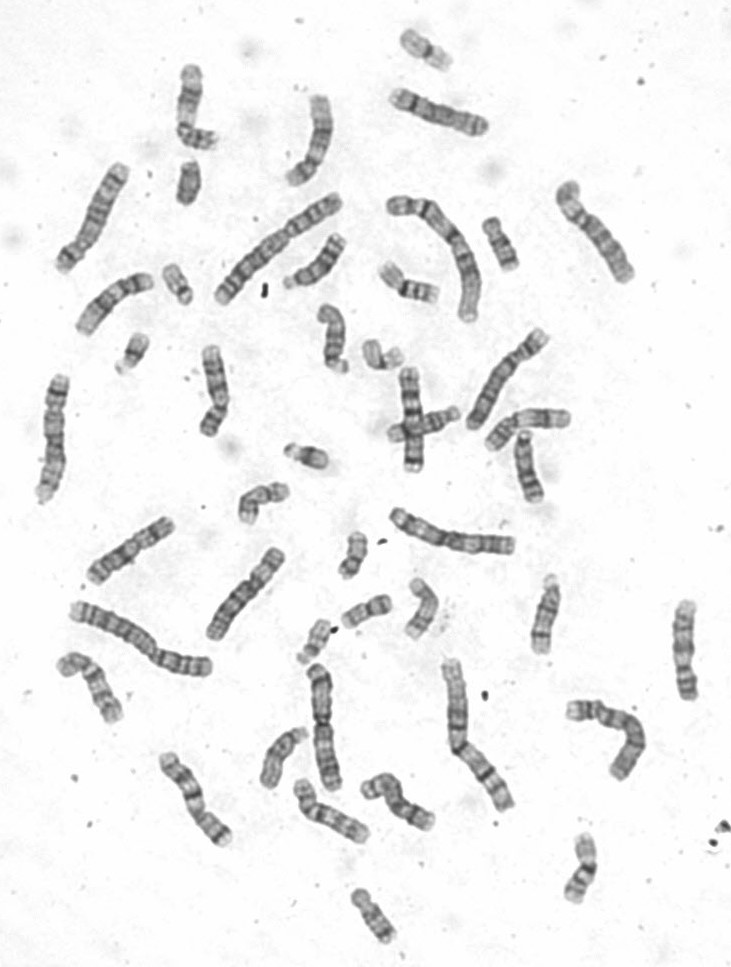
#> input picture data/24_chromosomes_object/24_chromosomes_object/JEPG/1050231_1.jpg, 731 x 967 px
$ python -i preprocessing.py   (imports and definitions only)
#> lines starting #> are read from the running program, lines starting #| are printed output that depends on the picture; after the words box and inside, x2 and y2 are one past the last pixel; in counts of white or black regions, pixels touching at a corner belong together
#> in extract_object_rgba, img is the input picture: PIL image 731x967 RGB; min 42, max 255, mean 239.7
### medical_pipeline/morphology/mask_ops.py
# ============================================================
# FILE: morphology/mask_ops.py
# CHỨC NĂNG: Các thao tác xử lý mask hình thái học cho NST
# TÁCH TỪ: core/image_utils.py (phần phân tích cấu trúc mask)
# ============================================================

from typing import Tuple
import cv2
import numpy as np


def keep_largest_components(mask: np.ndarray, keep: int = 1) -> np.ndarray:
    """Giữ component lớn nhất để giảm noise; keep=0 thì bỏ qua."""
    if keep <= 0:
        return mask.astype(bool)
    mask_u8 = mask.astype(np.uint8)
    num_labels, labels, stats, _ = cv2.connectedComponentsWithStats(mask_u8, connectivity=8)
    if num_labels <= 1:
        return mask.astype(bool)
    areas = stats[1:, cv2.CC_STAT_AREA]
    order = np.argsort(areas)[::-1][:keep] + 1
    return np.isin(labels, order)


# [8 lines left out: function clean_mask, not called in this run]


def get_border_background(gray: np.ndarray, bg_margin: int = 15) -> Tuple[np.ndarray, int, float]:
    """Phát hiện nền bằng cách tìm vùng sáng tiếp xúc với biên ảnh."""
#> called with bg_margin = 15
    h, w = gray.shape
    border_pixels = np.concatenate([
        gray[0, :], gray[h-1, :],
        gray[:, 0], gray[:, w-1]
    ])
#> border_pixels = 3396 values, max 255 at index 175, min 144 at index 3257, mean 251.9
    bg_ref = float(np.median(border_pixels))
#> bg_ref = 253
    threshold = max(210, int(bg_ref - bg_margin))
#> threshold = 238

    candidate_bg = gray >= threshold
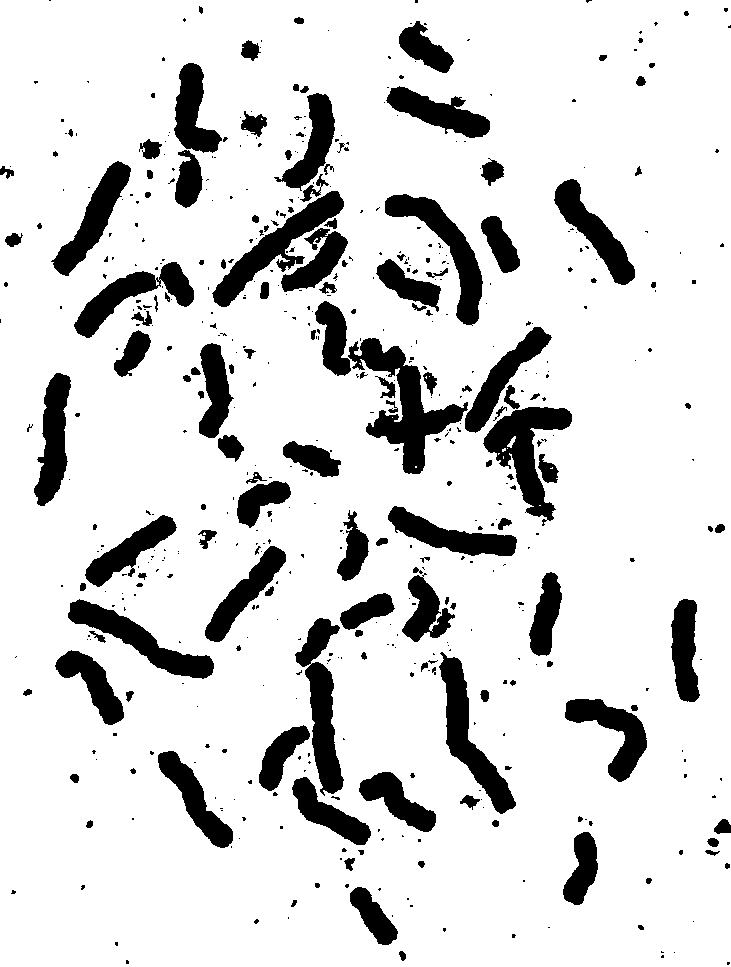
#> candidate_bg: shape (967, 731) bool; 85.4% white; 552 black regions (399 under 20 px), largest, box (x1, y1, x2, y2) and area: (348, 338, 468, 474) 5155, (483, 407, 572, 526) 4070, (295, 618, 344, 796) 3831
    num_labels, labels, stats, _ = cv2.connectedComponentsWithStats(
        candidate_bg.astype(np.uint8), connectivity=8
    )
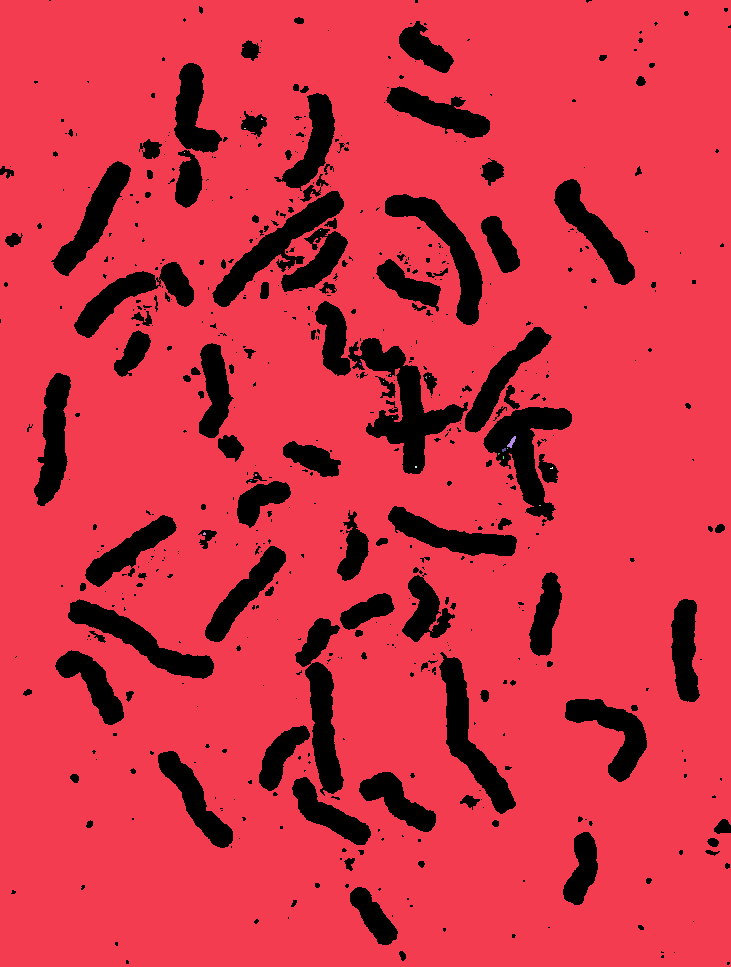
#> labels: shape (967, 731) int32; 24 distinct labels, from 0 to 23; one colour per label, 0 black
#> num_labels = 24; stats = 24 rows, first 6: [0, 0, 731, 965, 103160], [0, 0, 731, 967, 603609], [261, 118, 2, 2, 3], [244, 128, 2, 1, 2], [184, 152, 1, 1, 1], [320, 230, 1, 1, 1]
    border_labels = set(np.unique(np.concatenate([
        labels[0, :], labels[h-1, :],
        labels[:, 0], labels[:, w-1]
    ])))
#> border_labels = 2 items
    border_labels.discard(0)

    background = np.isin(labels, list(border_labels)) & candidate_bg
#> background: shape (967, 731) bool; 85.4% white; 552 black regions (399 under 20 px), largest, box (x1, y1, x2, y2) and area: (348, 338, 468, 474) 5164, (483, 407, 572, 526) 4138, (295, 618, 344, 796) 3831
    return background, threshold, bg_ref

### code_refactored/medical_pipeline/data_modules/preprocessing.py
# ============================================================
# FILE: data/preprocessing.py
# CHỨC NĂNG: Logic xử lý ảnh NST thô -> tạo dữ liệu tổng hợp
# TÁCH TỪ: pipeline/step01_data_prep.py (phần hàm nghiệp vụ)
# ============================================================

import random
from pathlib import Path
import cv2
import numpy as np
from PIL import Image

from config.settings import (
    BG_MARGIN, CROP_PADDING, KERNEL_SIZE, MASK_SHRINK_ITER,
    CANVAS_SIZE, TARGET_LONG_SIDE_MIN, TARGET_LONG_SIDE_MAX,
    MIN_OVERLAP_PIXELS, MAX_OVERLAP_RATIO,
)
from medical_pipeline.morphology.mask_ops import get_border_background, keep_largest_components


def extract_object_rgba(img_path: Path) -> tuple:
    """Tách NST đơn ra khỏi nền trắng, trả về (ảnh RGBA, mask) hoặc (None, None) nếu thất bại."""
    img = Image.open(img_path).convert("RGB")
    gray = np.array(img.convert("L"))

    background, threshold, bg_ref = get_border_background(gray, BG_MARGIN)
#> threshold = 238; bg_ref = 253
    object_mask = ~background

    kernel = np.ones((KERNEL_SIZE, KERNEL_SIZE), np.uint8)
    object_mask = cv2.morphologyEx(object_mask.astype(np.uint8)*255, cv2.MORPH_OPEN, kernel)
#> object_mask: shape (967, 731); 13.6% white; 103 white regions, largest, box (x1, y1, x2, y2) and area: (361, 339, 463, 474) 4843, (484, 407, 572, 520) 4063, (296, 619, 343, 793) 3787
    object_mask = cv2.morphologyEx(object_mask, cv2.MORPH_CLOSE, kernel) > 0
#> object_mask: shape (967, 731) bool; 13.8% white; 73 white regions, largest, box (x1, y1, x2, y2) and area: (316, 302, 551, 474) 9611, (213, 94, 347, 307) 7969, (259, 594, 394, 793) 6475
    object_mask = keep_largest_components(object_mask, keep=1)
#> in keep_largest_components, `num_labels, labels, stats, _ = cv2.connectedComponentsWithStats(mask_u..`:
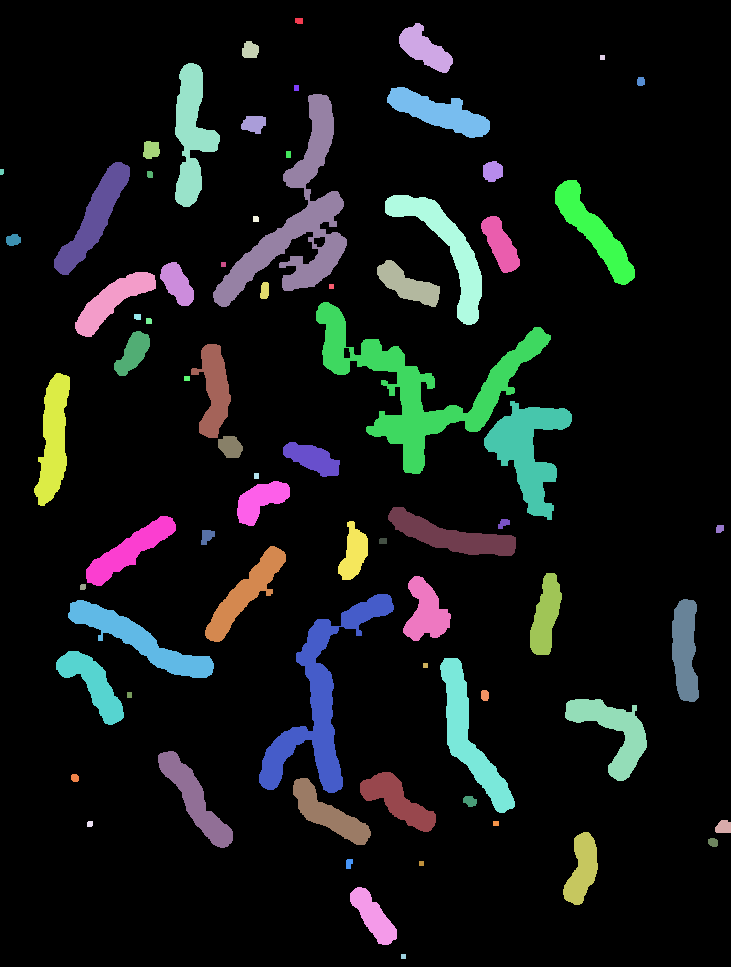
#> labels: shape (967, 731) int32; 74 distinct labels, from 0 to 73; one colour per label, 0 black
#> in keep_largest_components, `num_labels, labels, stats, _ = cv2.connectedComponentsWithStats(mask_u..`: num_labels = 74; stats = 74 rows, first 6: [0, 0, 731, 967, 609353], [295, 18, 8, 6, 46], [399, 23, 54, 50, 1364], [242, 41, 17, 17, 236], [600, 55, 5, 5, 25], [175, 63, 45, 144, 3374]
#> in keep_largest_components, `areas = stats[1:, cv2.CC_STAT_AREA]`: areas = 73 values, max 9611 at index 27, min 23 at index 14, mean 1335.9
#> in keep_largest_components, `order = np.argsort(areas)[::-1][:keep] + 1`: order = [28]

    if MASK_SHRINK_ITER > 0:
        object_mask = cv2.erode(object_mask.astype(np.uint8)*255, kernel, iterations=MASK_SHRINK_ITER) > 0
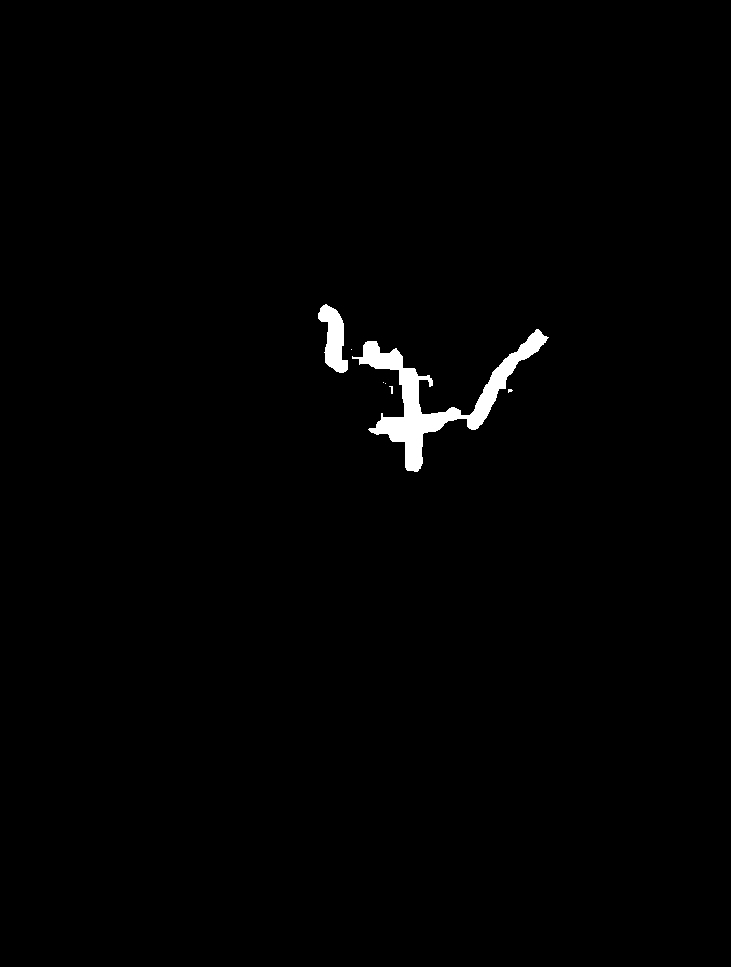
#> object_mask: shape (967, 731) bool; 0.99% white; 7 white regions (5 under 20 px), largest, box (x1, y1, x2, y2) and area: (352, 329, 549, 472) 5755, (318, 304, 348, 373) 1174

    ys, xs = np.where(object_mask)
#> ys = 6964 values from 304 to 471; xs = 6964 values, max 548 at index 670, min 318 at index 110, mean 418.6
    if len(ys) == 0:
        return None, None
    x1, x2 = max(0, xs.min()-CROP_PADDING), min(img.width, xs.max()+CROP_PADDING)
#> x1 = 313; x2 = 553
    y1, y2 = max(0, ys.min()-CROP_PADDING), min(img.height, ys.max()+CROP_PADDING)
#> y1 = 299; y2 = 476

    cropped_mask = object_mask[y1:y2, x1:x2]
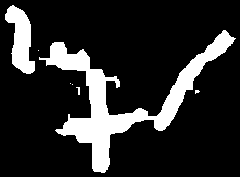
#> cropped_mask: shape (177, 240) bool; 16.4% white; 7 white regions (5 under 20 px), largest, box (x1, y1, x2, y2) and area: (39, 30, 236, 173) 5755, (5, 5, 35, 74) 1174
    cropped_img = np.array(img)[y1:y2, x1:x2]
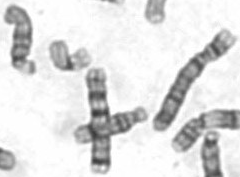
#> cropped_img: shape (177, 240, 3); min 58, max 255, mean 223

    rgba = np.zeros((cropped_img.shape[0], cropped_img.shape[1], 4), dtype=np.uint8)
    rgba[..., :3] = cropped_img
    rgba[..., 3] = cropped_mask.astype(np.uint8) * 255
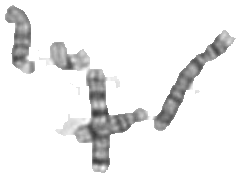
#> rgba: shape (177, 240, 4); mean R, G, B, A 223, 223, 223, 41.8; transparent parts drawn white

    return Image.fromarray(rgba, mode="RGBA"), Image.fromarray(cropped_mask.astype(np.uint8)*255, mode="L")


# [61 lines left out: functions _rotate_pair, make_overlap_canvas, not called in this run]

>>> result = extract_object_rgba('../../../data/24_chromosomes_object/24_chromosomes_object/JEPG/1050231_1.jpg')

$ run again, on data/24_chromosomes_object/24_chromosomes_object/JEPG/1050325.jpg
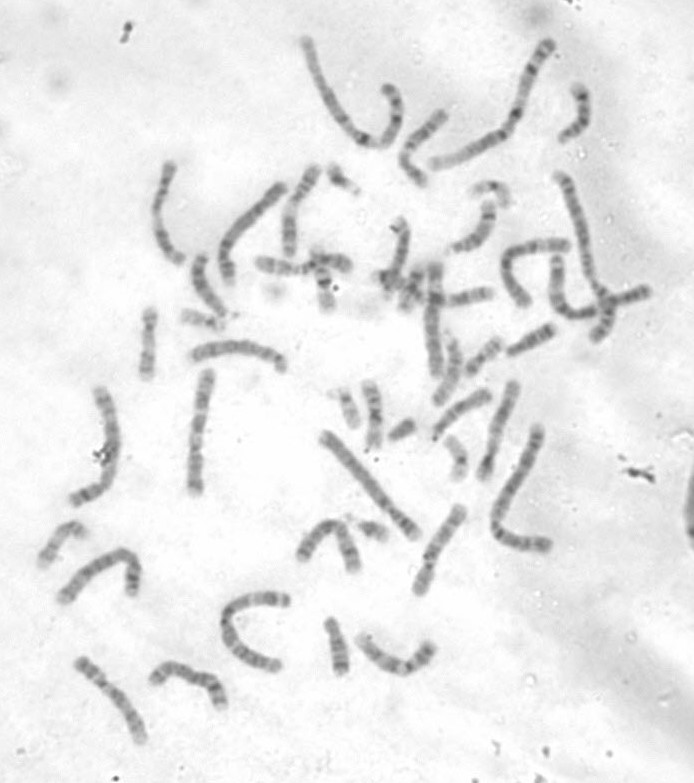
#> input picture data/24_chromosomes_object/24_chromosomes_object/JEPG/1050325.jpg, 694 x 783 px
#> in extract_object_rgba, img is the input picture: PIL image 694x783 RGB; min 77, max 255, mean 233
#> border_pixels = 2954 values, max 255 at index 806, min 104 at index 2703, mean 237.8
#> in get_border_background, `bg_ref = float(np.median(border_pixels))`: bg_ref = 242
#> in get_border_background, `threshold = max(210, int(bg_ref - bg_margin))`: threshold = 227
#> candidate_bg: shape (783, 694) bool; 79.6% white; 344 black regions (249 under 20 px), largest, box (x1, y1, x2, y2) and area: (292, 0, 685, 346) 32875, (149, 158, 361, 374) 13954, (369, 178, 560, 408) 11596
#> in get_border_background, `num_labels, labels, stats, _ = cv2.connectedComponentsWithStats( candi..`: num_labels = 142; stats = 142 rows, first 6: [0, 0, 694, 783, 110919], [0, 0, 694, 783, 430711], [564, 22, 7, 5, 28], [560, 29, 2, 1, 2], [572, 31, 2, 1, 2], [530, 33, 5, 1, 5]
#> border_labels = 3 items
#> background: shape (783, 694) bool; 79.3% white; 341 black regions (246 under 20 px), largest, box (x1, y1, x2, y2) and area: (292, 0, 685, 346) 33782, (149, 158, 361, 374) 14003, (369, 178, 560, 408) 11627
#> in extract_object_rgba, `background, threshold, bg_ref = get_border_background(gray, BG_MARGIN)`: threshold = 227; bg_ref = 242
#> in keep_largest_components, `num_labels, labels, stats, _ = cv2.connectedComponentsWithStats(mask_u..`:
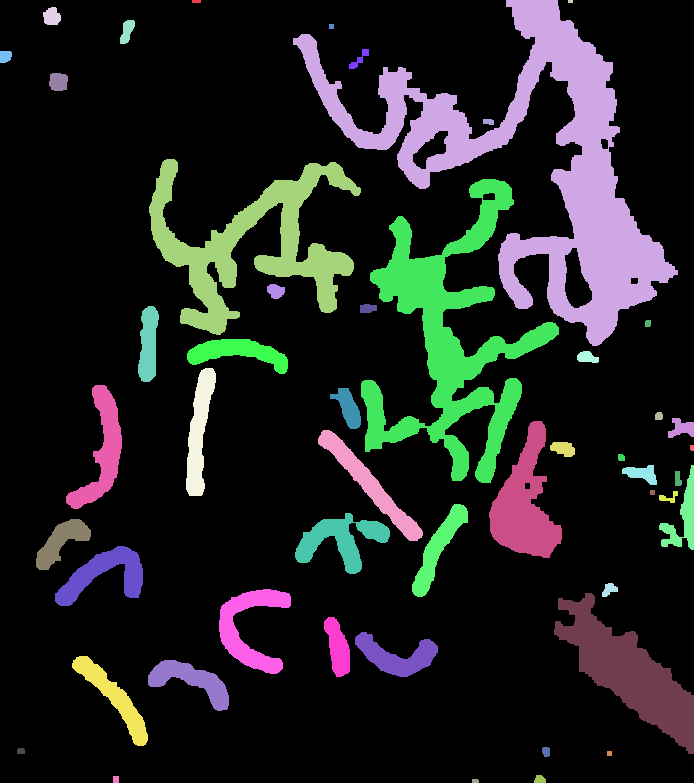
#> labels: shape (783, 694) int32; 51 distinct labels, from 0 to 50; one colour per label, 0 black
#> in keep_largest_components, `num_labels, labels, stats, _ = cv2.connectedComponentsWithStats(mask_u..`: num_labels = 51; stats = 51 rows, first 6: [0, 0, 694, 783, 435671], [192, 0, 9, 3, 27], [293, 0, 385, 346, 32998], [568, 0, 5, 3, 15], [43, 7, 18, 18, 252], [120, 20, 15, 24, 231]
#> areas = 50 values, max 32998 at index 1, min 15 at index 2, mean 2154.6
#> order = [2]
#> x1 = 290; x2 = 680
#> y1 = 0; y2 = 348
#> cropped_mask: shape (348, 390) bool; 19.5% white; 3 white regions (1 under 20 px), largest, box (x1, y1, x2, y2) and area: (109, 0, 386, 344) 23660, (5, 36, 135, 148) 2826
#> in extract_object_rgba, `rgba[..., 3] = cropped_mask.astype(np.uint8) * 255`:
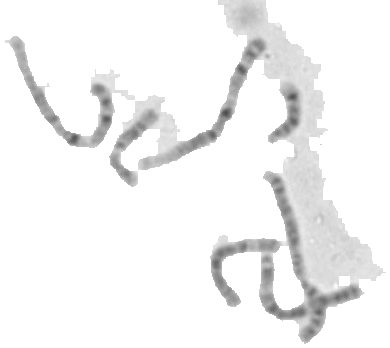
#> rgba: shape (348, 390, 4); mean R, G, B, A 224.4, 224.4, 224.4, 49.8; transparent parts drawn white

$ run again, on data/24_chromosomes_object/24_chromosomes_object/JEPG/1051721.jpg
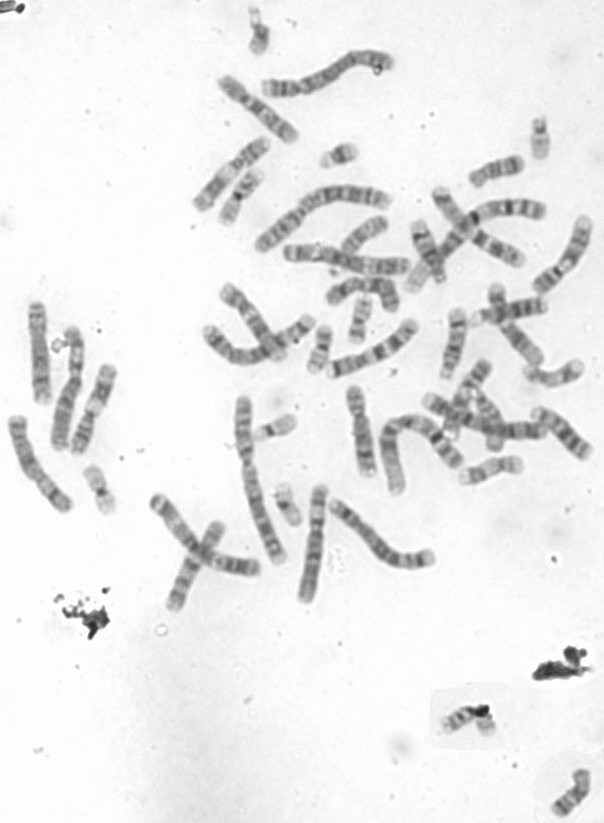
#> input picture data/24_chromosomes_object/24_chromosomes_object/JEPG/1051721.jpg, 604 x 823 px
#> in extract_object_rgba, img is the input picture: PIL image 604x823 RGB; min 37, max 255, mean 234
#> border_pixels = 2854 values, max 255 at index 16, min 72 at index 1219, mean 244.6
#> in get_border_background, `bg_ref = float(np.median(border_pixels))`: bg_ref = 247
#> in get_border_background, `threshold = max(210, int(bg_ref - bg_margin))`: threshold = 232
#> candidate_bg: shape (823, 604) bool; 81.5% white; 282 black regions (217 under 20 px), largest, box (x1, y1, x2, y2) and area: (345, 214, 594, 497) 21474, (253, 183, 548, 346) 16653, (202, 282, 420, 381) 6930
#> in get_border_background, `num_labels, labels, stats, _ = cv2.connectedComponentsWithStats( candi..`: num_labels = 56; stats = 56 rows, first 6: [0, 0, 604, 823, 92170], [0, 0, 1, 1, 1], [0, 0, 604, 823, 404544], [254, 18, 2, 2, 3], [241, 169, 5, 6, 10], [234, 177, 5, 5, 10]
#> border_labels = 4 items
#> background: shape (823, 604) bool; 81.4% white; 282 black regions (217 under 20 px), largest, box (x1, y1, x2, y2) and area: (345, 214, 594, 497) 21575, (253, 183, 548, 346) 16702, (202, 282, 420, 381) 6931
#> in extract_object_rgba, `background, threshold, bg_ref = get_border_background(gray, BG_MARGIN)`: threshold = 232; bg_ref = 247
#> in keep_largest_components, `num_labels, labels, stats, _ = cv2.connectedComponentsWithStats(mask_u..`:
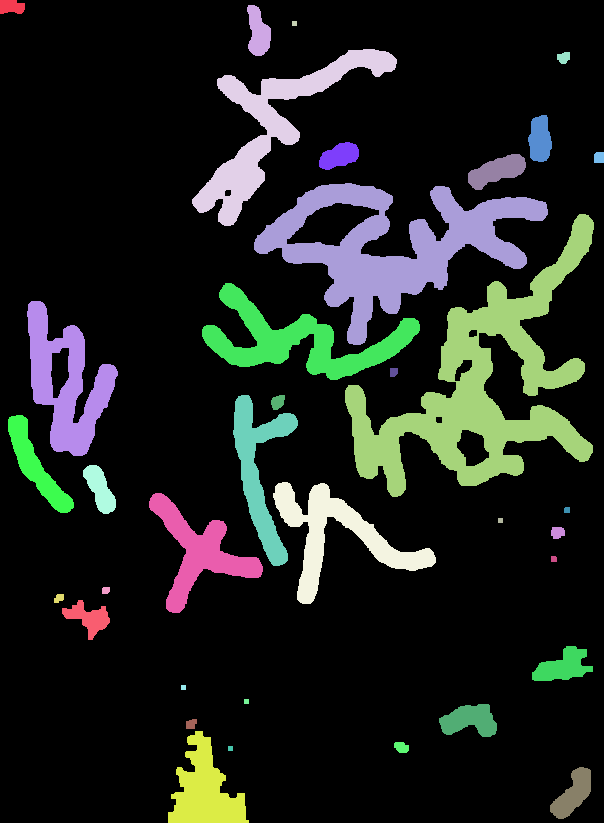
#> labels: shape (823, 604) int32; 37 distinct labels, from 0 to 36; one colour per label, 0 black
#> in keep_largest_components, `num_labels, labels, stats, _ = cv2.connectedComponentsWithStats(mask_u..`: num_labels = 37; stats = 37 rows, first 6: [0, 0, 604, 823, 406848], [0, 0, 25, 14, 299], [247, 5, 24, 51, 836], [292, 21, 5, 5, 25], [192, 49, 205, 177, 8033], [557, 52, 13, 12, 121]
#> areas = 36 values, max 21630 at index 10, min 25 at index 2, mean 2506.8
#> order = [11]
#> ys = 16855 values from 216 to 494; xs = 16855 values, max 591 at index 96, min 347 at index 7320, mean 479.6
#> x1 = 342; x2 = 596
#> y1 = 211; y2 = 499
#> cropped_mask: shape (288, 254) bool; 23% white; 1 white region, box (x1, y1, x2, y2) and area: (5, 5, 250, 284) 16855
#> in extract_object_rgba, `rgba[..., 3] = cropped_mask.astype(np.uint8) * 255`:
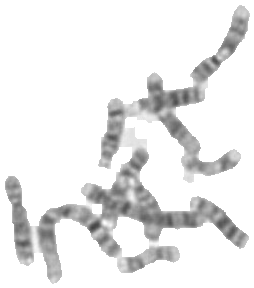
#> rgba: shape (288, 254, 4); mean R, G, B, A 209.7, 209.7, 209.7, 58.8; transparent parts drawn white
